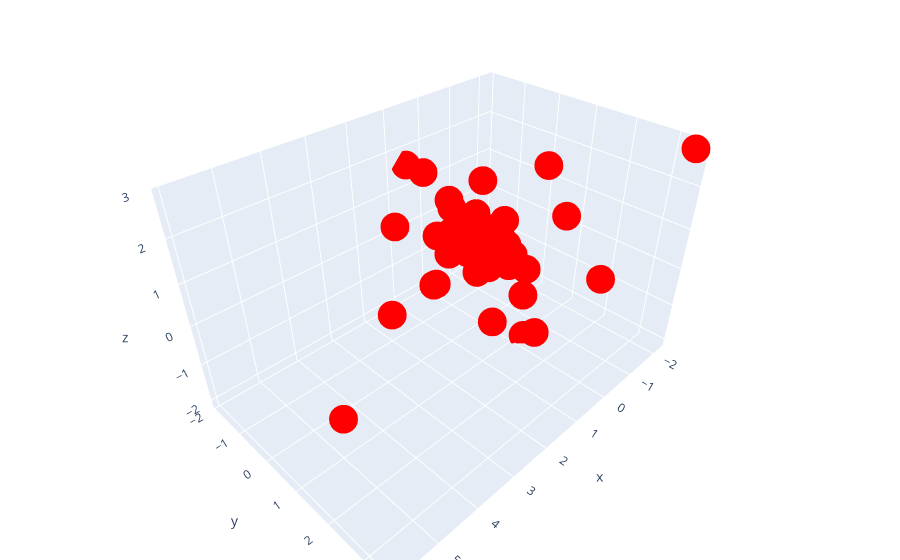

The code cell stored with this chart in its notebook:
### Code cell
# Gunakan Dimensionality Reduction dengan PCA untuk mempermudah melakukan visualisasi

pca = PCA(n_components = 3)
df_pca_3 = pd.DataFrame(pca.fit_transform(df_optics.iloc[:,:-1]),
                      columns = ['PC1', 'PC2', 'PC3'],
                      index = df_optics.index)

df_pca_3 = pd.concat([df_pca_3, df_optics.cluster], axis = 1)
# df_pca1.head()

# membuat visualisasi 3D untuk setiap klaster
# klaster 1
Cluster0= go.Scatter3d(
        x=df_pca_3[df_pca_3['cluster']==0]['PC1'],
        y=df_pca_3[df_pca_3['cluster']==0]['PC2'],
        z=df_pca_3[df_pca_3['cluster']==0]['PC3'],
        mode="markers",
        marker=dict(
                    size=10,
                    color="rgb(255,0,0)",
        ),
        name="Cluster 0"
)

#klaster 2
Cluster1= go.Scatter3d(
        x=df_pca_3[df_pca_3['cluster']==1]['PC1'],
        y=df_pca_3[df_pca_3['cluster']==1]['PC2'],
        z=df_pca_3[df_pca_3['cluster']==1]['PC3'],
        mode="markers",
        marker=dict(
                    size=10,
                    color="rgb(0,255,0)",
        ),
        name="Cluster 1"
)

# # klaster 3
# Cluster2= go.Scatter3d(
#         x=df_pca_3[df_pca_3['cluster']==2]['PC1'],
#         y=df_pca_3[df_pca_3['cluster']==2]['PC2'],
#         z=df_pca_3[df_pca_3['cluster']==2]['PC3'],
#         mode="markers",
#         marker=dict(
#                     size=10,
#                     color="rgb(0,0,255)",
#         ),
#         name="Cluster 2"
# )
# klaster noise
Cluster3= go.Scatter3d(
        x=df_pca_3[df_pca_3['cluster']==-1]['PC1'],
        y=df_pca_3[df_pca_3['cluster']==-1]['PC2'],
        z=df_pca_3[df_pca_3['cluster']==-1]['PC3'],
        mode="markers",
        marker=dict(
                    size=10,
                    color="rgb(255,225,0)",
        ),
        name="Cluster Noise"
)

data_plot_km=[Cluster0,Cluster1,Cluster3]

# membuat plot
layout = go.Layout(
    margin=dict(l=0, r=0, b=0, t=0))

fig=go.Figure(data = data_plot_km, layout = layout)
iplot(fig)

### Figure 1 — Plotly figure (JSON) as saved in the notebook; plotly's stock layout.template omitted (floating-point values rounded to 4 significant figures)
{"data": [{"marker": {"color": "rgb(255,0,0)", "size": 10}, "mode": "markers", "name": "Cluster 0", "type": "scatter3d", "x": [-0.1326, -0.2715, -0.2167, -0.391, -0.5919, -0.7063, 0.01298, 1.4, -0.7324, -2.17, -0.401, -0.8681, 0.05183, -0.9831, -0.1672, 2.877, 1.671, -0.4657, 0.3676, -0.2059, 5.87, -0.6818, 0.2566, -0.9119, -0.0126, -0.1092, -0.03357, -1.312, -0.2704, -0.5547, 0.6071, 1.523, 0.8172, 0.1496, -0.2798, -0.7422, 0.18, -0.9276, -0.8611, 0.5914, 0.09527, -0.4539, -0.01769, -1.105, 0.1049], "y": [-0.1807, -0.4152, 1.172, -0.5164, 2.775, -0.06735, -0.4726, -0.1049, -0.01697, 3.483, 0.007163, 0.9922, -0.3406, 1.5, 1.52, 0.1219, -1.095, -0.302, 0.6882, -0.1108, 2.525, 0.1338, -0.7616, 0.1437, -0.7248, -1.217, 0.1591, -0.164, -0.6111, -0.7584, -0.5041, -0.05238, -0.6685, -0.03535, -0.5528, 0.6704, -0.4286, 0.02318, -0.5945, -1.9, -0.3761, -0.4824, -1.033, 0.4321, -1.859], "z": [-0.6615, -0.4978, -2.046, -0.1687, 0.1985, -0.0821, -0.1106, -0.3724, 0.41, 2.851, 0.3548, 2.094, -0.2379, 1.033, -1.723, -0.2954, 0.7885, 0.01372, -1.58, -0.4466, 0.7075, -0.1666, 0.2058, -0.5767, 0.2841, 0.7154, -0.5009, -0.8756, 0.08162, 0.3615, -0.1362, -0.3152, 0.375, -0.6362, 0.1917, -1.395, -0.09109, -0.9337, -0.4818, 1.62, -0.2826, 1.364, 0.6138, -0.9285, 1.279]}, {"marker": {"color": "rgb(0,255,0)", "size": 10}, "mode": "markers", "name": "Cluster 1", "type": "scatter3d", "x": [], "y": [], "z": []}, {"marker": {"color": "rgb(255,225,0)", "size": 10}, "mode": "markers", "name": "Cluster Noise", "type": "scatter3d", "x": [], "y": [], "z": []}], "layout": {"margin": {"b": 0, "l": 0, "r": 0, "t": 0}}}
